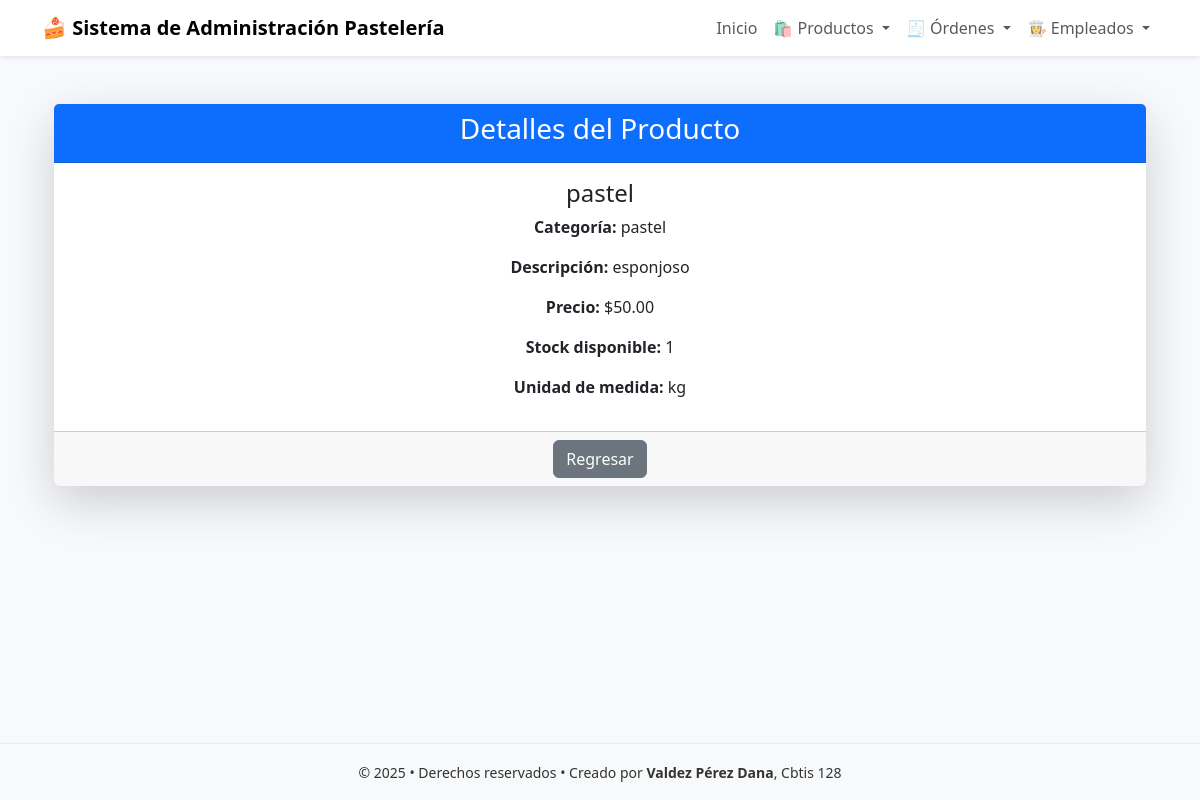
/ver_producto/3/, run on the app's committed database.
### app_pasteleria/models.py (models this page shows, shortened)
class Producto(models.Model):
    ID_producto = models.AutoField(primary_key=True)
    nombre = models.CharField(max_length=100)
    categoria = models.CharField(max_length=50)
    descripcion = models.TextField(blank=True, null=True)
    precio = models.DecimalField(max_digits=10, decimal_places=2)
    stock = models.PositiveIntegerField()
    UNIDADES = [
        ('kg', 'Kilogramo'),
        ('gr', 'Gramo'),
        ('L', 'Litro'),
        ('unidad', 'Unidad'),
    ]
    unidad_medida = models.CharField(max_length=10, choices=UNIDADES, default='unidad')

### app_pasteleria/views.py (the view)
# urls.py: path('ver_producto/<int:id_producto>/', views.ver_producto, name='ver_producto'),
def ver_producto(request, id_producto):
    producto = get_object_or_404(Producto, ID_producto=id_producto)
    return render(request, 'categoria/ver_producto.html', {'producto': producto})

### app_pasteleria/templates/categoria/ver_producto.html
{% extends 'base.html' %}
{% load static %}
{% block content %}
<div class="container mt-5 mb-5">
  <div class="card shadow-lg border-0">
    <div class="card-header bg-primary text-white text-center">
      <h3>Detalles del Producto</h3>
    </div>
    <div class="card-body">
      <h4 class="card-title">{{ producto.nombre }}</h4>
      <p><strong>Categoría:</strong> {{ producto.categoria }}</p>
      <p><strong>Descripción:</strong> {{ producto.descripcion }}</p>
      <p><strong>Precio:</strong> ${{ producto.precio }}</p>
      <p><strong>Stock disponible:</strong> {{ producto.stock }}</p>
      <p><strong>Unidad de medida:</strong> {{ producto.unidad_medida }}</p>
    </div>
    <div class="card-footer text-center">
      <a href="/" class="btn btn-secondary">Regresar</a>
    </div>
  </div>
</div>
{% endblock %}

### app_pasteleria/templates/base.html (style rules this page uses)
:root { --bg-soft:#f7f9fc; --card:#ffffff; --accent:#f6d6e0; --muted:#6c757d; }
body { background: var(--bg-soft); color:#333; }

### data on the page
Producto: nombre "pastel", categoria "pastel", descripcion "esponjoso", precio "50.00", stock "1", unidad_medida "kg"
